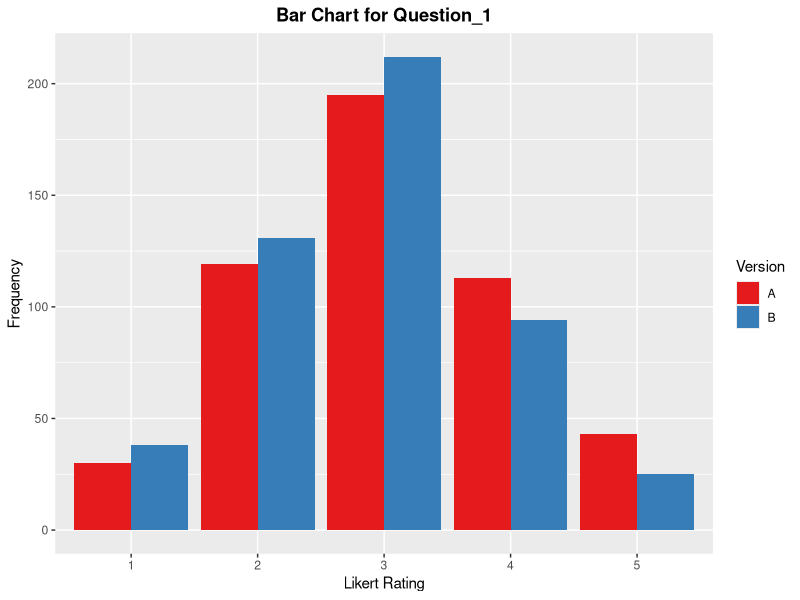

The R script that drew this image:
## ---- chunk 1
knitr::opts_chunk$set(echo = TRUE)
library(tidyverse)
?rmarkdown::pandoc_available
## ---- chunk 2
# install.packages("readxl")
library(readxl)

likert_data_multiple_ws <- read_excel("usability_study_likert_within_subjects_data.xlsx")
## ---- chunk 3
# install.packages("ggplot2")
# install.packages("dplyr")
library(ggplot2)
library(tidyr)

# Reshape the data to long format
data_long <- pivot_longer(likert_data_multiple_ws,
                          cols = starts_with("Question"),
                          names_to = "Question",
                          values_to = "Likert_Rating")

# Function to create a bar chart for a given question
plot_question_versions <- function(question) {
  filtered_data <- filter(data_long, Question == question)

  ggplot(filtered_data, aes(x = as.factor(Likert_Rating), fill = Version)) +
    geom_bar(position = position_dodge()) +
    scale_fill_brewer(palette = "Set1", name = "Version") +
    labs(title = paste("Bar Chart for", question),
         x = "Likert Rating",
         y = "Frequency") +
    theme(plot.title = element_text(hjust = 0.5, face = "bold"))
}

# Get unique questions
unique_questions <- unique(data_long$Question)
print(plot_question_versions(unique_questions[1]))
## ---- chunk 4
# Compute summary statistics for each version and question
summary_stats_likert_multiple <- data_long %>%
  group_by(Question, Version) %>%
  summarize(
    Count = n(),
    Mean = mean(Likert_Rating),
    Median = median(Likert_Rating),
    Standard_Deviation = sd(Likert_Rating),
    Min = min(Likert_Rating),
    Max = max(Likert_Rating)
  )

# Print the summary statistics
options(dplyr.print_max = Inf)
print(summary_stats_likert_multiple)
## ---- chunk 5
# Initializing a dataframe to store the results
test_results <- data.frame(Question = character(),
                           Wilcoxon_Statistic = numeric(),
                           P_Value = numeric(),
                           stringsAsFactors = FALSE)

data_wide <- data_long %>%
  pivot_wider(names_from = Version, values_from = Likert_Rating)

# Looping through each question to perform the test
for (q in unique(data_long$Question)) {
  # Extracting the paired responses for each version
  responses <- filter(data_wide, Question == q)

  # Performing the Wilcoxon signed-rank test
  test <- wilcox.test(responses$`A`, responses$`B`, paired = TRUE)

  # Storing the results
  test_results <- rbind(test_results,
                        data.frame(Question = q,
                                   Wilcoxon_Statistic = test$statistic,
                                   P_Value = test$p.value))
}

# Displaying the test results
print(test_results)
